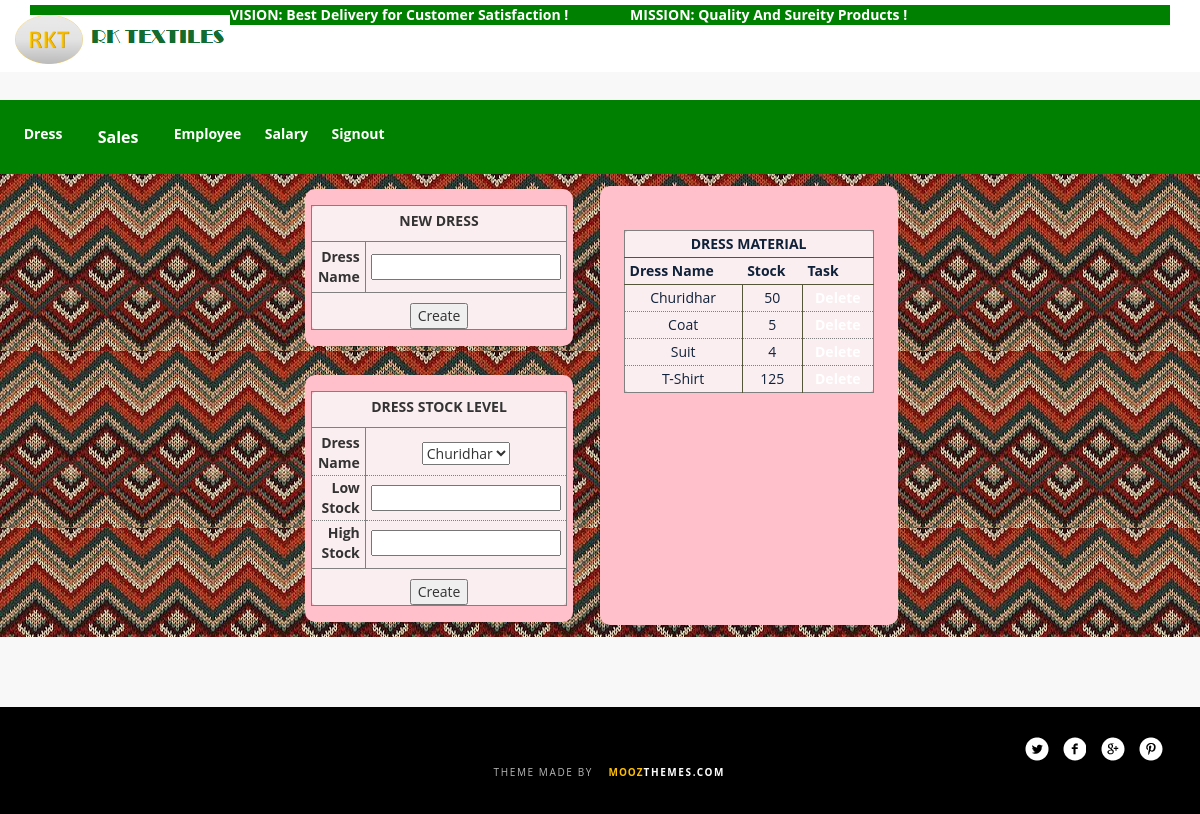
/adminhome.php (signed in), run on the app's committed database.
### tables this page shows
CREATE TABLE IF NOT EXISTS `cloth` (
  `clothname` varchar(200) NOT NULL,
  `stock` int(11) NOT NULL DEFAULT '0',
  PRIMARY KEY (`clothname`)
);

### adminhome.php (the view, shortened to what this page needs)
<?php
include './adminheader.php';
?>
<div style="text-align:center;">
    <div style="display:flex;justify-content:center;width: 100%; height: 60% ;background:url('images/demo/bbg.jpg');">
        <?php
        if(!isset($_POST['sub2'])) {
            ?>
            <table style="float:left;">
                <tr>
                    <td>
                        <form name="f" action="" method="post" style="float:left; margin:5%;background-color:pink;padding:2%;border-radius:10px;">
                            <table class="center_tab" style="float:left;">
                                <thead>
                                    <tr>
                                        <th colspan="2" class="center">NEW DRESS</th>
                                    </tr>
                                </thead>
                                <tbody>
                                    <tr>
                                        <th>Dress Name</th>
                                        <td><input type="text" name="clothname" required autofocus></td>
                                    </tr>
                                </tbody>
                                <tfoot>
                                    <tr>
                                        <td colspan="2" class="center">
                                            <input type="submit" name="sub2" value="Create">
                                        </td>
                                    </tr>
                                </tfoot>
                            </table>
                        </form>
                        <?php
                    } else if(isset($_POST['sub2'])) {
                        extract($_POST);
                        $c=mysqli_query($link, "insert into cloth(clothname) values('$clothname')");
                        if($c) {
                            echo "<div class='center'>Dress Material Created...!<br><a href='adminhome.php'>Back</a></div>";
                        } else {
                            echo "<div class='center'>".mysqli_error($link)."...!<br><a href='adminhome.php'>Back</a></div>";
                        }
                    }
                    echo "<tr><td>";
                    if(!isset($_POST['sub1'])) {
                        $res1 = mysqli_query($link, "select clothname from cloth");
                        ?>
                        <form name="f" action="" method="post" style="float:left; margin:5%;background-color:pink;padding:2%;border-radius:10px">
                            <table class="center_tab" style="float:left;">
                                <thead>
                                    <tr>
                                        <th colspan="2" class="center">DRESS STOCK LEVEL</th>
                                    </tr>
                                </thead>
                                <tbody>
                                    <tr>
                                        <th>Dress Name</th>
                                        <td>
                                            <select name="clothname">
                                                <?php
                                                while($row = mysqli_fetch_row($res1)) {
                                                    echo "<option value='$row[0]'>$row[0]</option>";
                                                }
                                                ?>
                                            </select>
                                        </td>
                                    </tr>
                                    <tr>
                                        <th>Low Stock</th>
                                        <td><input type="text" name="lowstock" pattern="\d+" required></td>
                                    </tr>
                                    <tr>
                                        <th>High Stock</th>
                                        <td><input type="text" name="highstock" pattern="\d+" required></td>
                                    </tr>
                                </tbody>
                                <tfoot>
                                    <tr>
                                        <td colspan="2" class="center">
                                            <input type="submit" name="sub1" value="Create">
                                        </td>
                                    </tr>
                                </tfoot>
                            </table>
                        </form>
                        </table>
                        <?php
                        $result = mysqli_query($link, "select * from cloth") or die(mysqli_error($link));
                        echo "<div  style='float:right; margin:1%;background-color:pink;padding:2%;border-radius:10px'><table class='report_tab' style='min-width:250px; float:right;'><thead><tr><th colspan='3' class='center'>DRESS MATERIAL</div>";
                        echo "<tr><th>Dress Name<th>Stock <th>Task<tbody>";
                        while($row=  mysqli_fetch_row($result)) {
                            echo "<tr>";
                            echo "<td>".ucfirst($row[0]);
                            echo "<td>".abs($row[1]);
                            echo "<td><a href='adminhome.php?d=$row[0]' onclick=\"javascript:return confirm('Are You Sure to Delete ?')\">Delete</a>";
                        }
                        echo "</tbody></table>";
                    }
                    include './adminfooter.php';
                    ?>

### css/style.css (style rules this page uses)
body { margin: 0px; font-family: "Open Sans", Sans-serif; }
a, a:hover, a:focus, a:active, a.active { outline: 0; }
.center { text-align: center; }
.center_tab { margin: 10px auto; border:solid thin gray; border-radius: 0.5em; background: rgba(250,250,250,0.8); }
.center_tab thead tr th { border-right: solid thin gray; border-bottom: solid thin gray; padding-top: 5px; }
.center_tab thead tr:last-child th { padding-bottom: 10px; border-bottom: solid thin gray; }
.center_tab tfoot tr:first-child td { padding-top: 10px; border-top: solid thin gray; }
.center_tab tbody tr th { padding-right: 5px; padding-left: 5px; padding-top: 2px; padding-bottom: 2px; border-right:solid thin gray; border-bottom: dotted thin gray; }
.center_tab tbody tr td { padding-left: 5px; padding-right: 5px; padding-top: 2px; padding-bottom: 2px; border-right:solid thin gray; border-bottom: dotted thin gray; }
.center_tab tbody tr:first-child th, .center_tab tbody tr:first-child td { padding-top: 5px; }
.center_tab tbody tr:last-child th, .center_tab tbody tr:last-child td { padding-bottom: 5px; }
.center_tab tbody tr td:last-child { border-right: none; }
.center_tab tbody tr th:first-child { text-align: right; }
table.report_tab { border-spacing: 0; border: solid thin gray; margin: 20px auto; background-color: rgba(250,250,250,0.8); border-radius: 0.5em; color: #10223a; }
table.report_tab th, table.report_tab td { padding: 3px 5px; }
table.report_tab thead tr { border-bottom: solid thin #55553a; }
table.report_tab thead tr:last-child th { border-bottom: solid thin #55553a; }
table.report_tab tbody tr td, table.report_tab tbody tr th { border-right:solid thin #55553a; border-bottom: dotted thin gray; }
table.report_tab tbody tr td:last-child { border-right: none; }

### adminheader.php (style rules this page uses)
a { margin: 1%; color: white; border-radius: 10px; font-weight:bold; }

### data on the page
cloth: clothname "Churidhar", stock "50"
cloth: clothname "Coat", stock "5"
cloth: clothname "Suit", stock "4"
cloth: clothname "T-Shirt", stock "125"

### other printed values
form field clothname "Churidhar"
